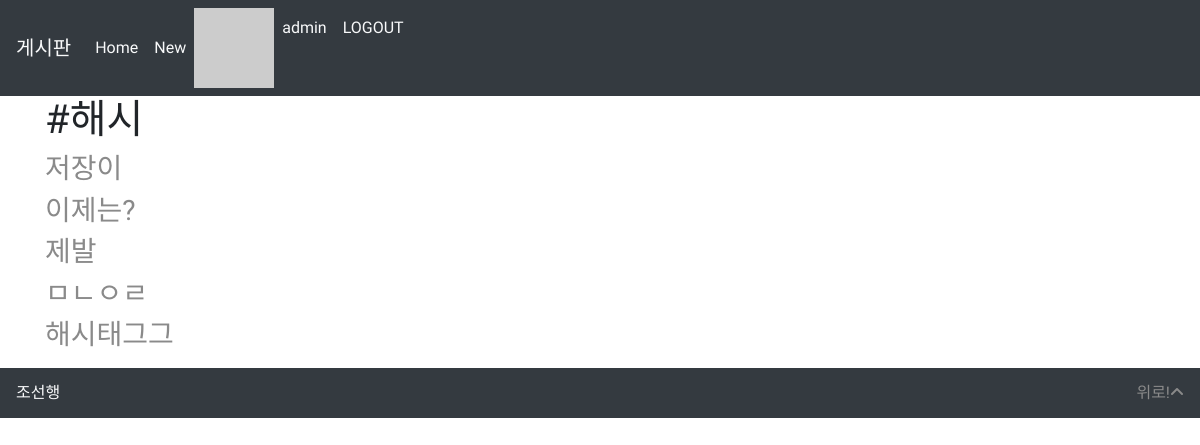
The page /hashtags/5/ (signed in) on the database its author committed.
### accounts/models.py (models this page shows)
class User(AbstractUser):
    followers = models.ManyToManyField(settings.AUTH_USER_MODEL, related_name='followings', blank=True)

### articles/models.py (models this page shows, shortened)
class HashTag(models.Model):
    content = models.TextField(unique=True)

class Article(models.Model):
    title = models.CharField(max_length=10)
    content = models.TextField()
    image = models.ImageField(blank=True)
    image_thumbnail = ImageSpecField(
        processors=[ResizeToFill(300, 300)],
        format='JPEG',
        options={'quality': 80}
    )
    created_at = models.DateTimeField(auto_now_add=True)
    updated_at = models.DateTimeField(auto_now=True)
    user = models.ForeignKey(settings.AUTH_USER_MODEL, on_delete=models.CASCADE)
    like_users = models.ManyToManyField(settings.AUTH_USER_MODEL, related_name='like_articles', blank=True)
    hashtags = models.ManyToManyField(HashTag, blank=True)

### articles/views.py (the view)
# urls.py: path('hashtags/<int:tag_pk>/', views.hashtag, name='hashtag')
def hashtag(request, tag_pk):
    hashtag = get_object_or_404(HashTag, pk=tag_pk)
    context = {
        'hashtag': hashtag
    }
    return render(request, 'articles/hashtag.html', context)

### articles/templatetags/gravatar.py (called while the page is built)
@register.filter
def makehash(user):
    email = user.email
    social_user = user.socialaccount_set.all()
    if social_user:
        return social_user[0].extra_data.get('properties').get('profile_image')
    return 'https://www.gravatar.com/avatar/' + hashlib.md5(email.strip().lower().encode('utf-8')).hexdigest() + '?s=50'

### articles/templates/articles/hashtag.html
{% extends 'articles/base.html' %}
{% block body %}
<h1>{{ hashtag.content }}</h1>
{% for article in hashtag.article_set.all %}
<h3><a href="{% url 'articles:detail' article.pk %}">
        {% if article.image %}
            <img src="{{ article.image_thumbnail.url }}" alt="">
        {% else %}
            {{ article.title }}
        {% endif %}
    </a>
</h3>
{% endfor %}
{% endblock %}

### articles/templates/_navbar.html (shortened to what this page needs)
<nav class="navbar navbar-expand-lg navbar-light bg-dark">
  <a class="navbar-brand text-light disabled">게시판</a>
  <div class="collapse navbar-collapse" id="navbarNavAltMarkup">
    <div class="navbar-nav">
      <a class="nav-item nav-link text-light active" href="{% url 'articles:index' %}">Home <span class="sr-only">(current)</span></a>
      <a class="nav-item nav-link text-light" href="{% url 'articles:create' %}">New</a>
    </div>
    {% if user.is_authenticated %}
    <div class="navbar-nav">
      {% load gravatar %}
      <img src="{{ user|makehash }}" alt="">
      <a class="nav-item nav-link text-light" href="{% url 'accounts:profile' user.pk %}">{{ user.username }}</a>
      <a class="nav-item nav-link text-light" href="{% url 'accounts:logout' %}">LOGOUT</a>
    </div>
    {% else %}
    <div class="navbar-nav">
      <a class="nav-item nav-link text-light" href="{% url 'accounts:signup' %}">Sign Up</a>
      <a class="nav-item nav-link text-light" href="{% url 'accounts:login' %}">LOGIN</a>
    </div>
    {% endif %}
  </div>
</nav>

### articles/templates/articles/base.html (style rules this page uses)
body { font-family: "Poor Story", "sans serif" }
a { color: rgb(138, 138, 138); text-decoration: none; }

### rows shown on the page
User: username "admin"
HashTag: content "#해시"
Article: title "저장이"
Article: title "이제는?"
Article: title "제발"
Article: title "ㅁㄴㅇㄹ"
Article: title "해시태그그"
